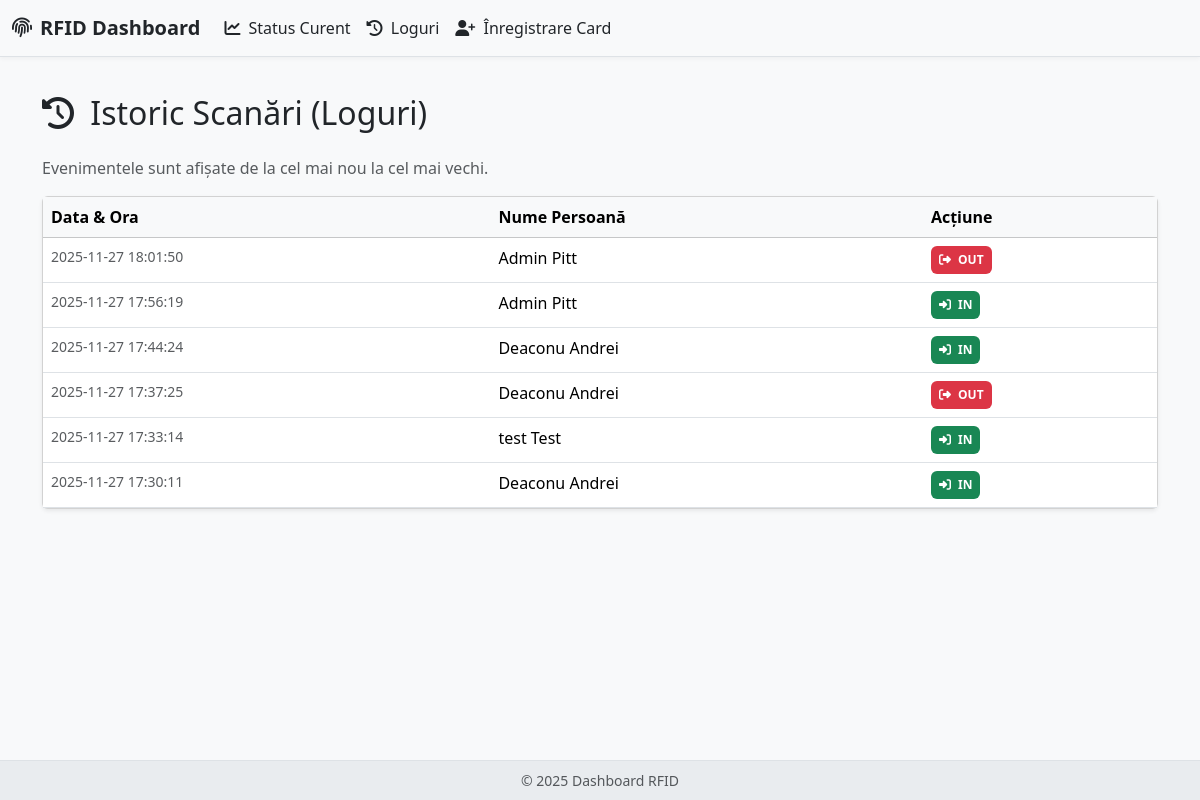
Page /logs on the earlier database version.
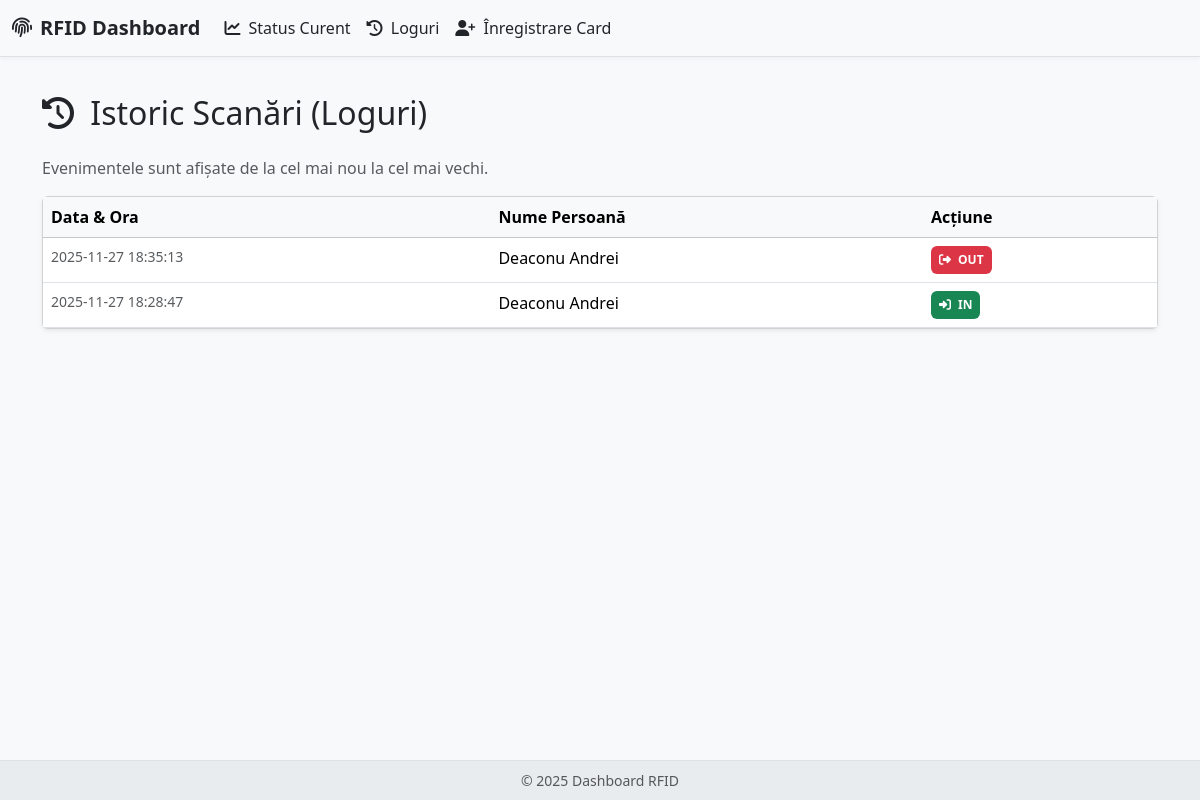
Same page on the later database version.
### app.py (models this page shows, shortened)
class Log(db.Model):
    __tablename__ = 'log'
    id = db.Column(db.Integer, primary_key=True)
    person_id = db.Column(db.Integer, db.ForeignKey('person.id'), nullable=False)
    timestamp = db.Column(db.DateTime, default=lambda: datetime.now(timezone.utc))
    action = db.Column(db.String(3), nullable=False)

class Person(db.Model):
    __tablename__ = 'person'
    id = db.Column(db.Integer, primary_key=True)
    uid_card = db.Column(db.String(50), unique=True, nullable=False)
    first_name = db.Column(db.String(100), nullable=False)
    last_name = db.Column(db.String(100), nullable=False)
    is_inside = db.Column(db.Boolean, default=False)
    last_action_time = db.Column(db.DateTime, default=lambda: datetime(1970, 1, 1, tzinfo=timezone.utc))
    logs = db.relationship('Log', backref='person', lazy=True)

### app.py (the view)
@app.route('/logs')
def view_logs():
    logs = Log.query.order_by(Log.timestamp.desc()).all()
    return render_template('logs.html', logs=logs)

### templates/logs.html
{% extends "base.html" %}
{% block content %}
    <h2 class="mb-4"><i class="fas fa-history me-2"></i> Istoric Scanări (Loguri)</h2>
    <p class="text-muted">Evenimentele sunt afișate de la cel mai nou la cel mai vechi.</p>
    <div class="card shadow-sm">
        <div class="card-body p-0">
            <div class="table-responsive">
                <table class="table table-hover mb-0">
                    <thead class="table-light">
                        <tr>
                            <th>Data & Ora</th>
                            <th>Nume Persoană</th>
                            <th>Acțiune</th>
                        </tr>
                    </thead>
                    <tbody>
                        {% for log in logs %}
                        <tr>
                            <td class="text-muted small">{{ log.timestamp.strftime('%Y-%m-%d %H:%M:%S') }}</td>
                            <td class="fw-medium">{{ log.person.last_name }} {{ log.person.first_name }}</td>
                            <td>
                                {% if log.action == 'IN' %}
                                    <span class="badge bg-success p-2"><i class="fas fa-sign-in-alt me-1"></i> {{ log.action }}</span>
                                {% else %}
                                    <span class="badge bg-danger p-2"><i class="fas fa-sign-out-alt me-1"></i> {{ log.action }}</span>
                                {% endif %}
                            </td>
                        </tr>
                        {% endfor %}
                    </tbody>
                </table>
            </div>
        </div>
    </div>
{% endblock %}

### templates/base.html (shortened to what this page needs)
<!doctype html>
<html lang="ro">
<head>
    <link href="https://cdn.jsdelivr.net/npm/bootstrap@5.3.3/dist/css/bootstrap.min.css" rel="stylesheet">
    <link rel="stylesheet" href="https://cdnjs.cloudflare.com/ajax/libs/font-awesome/6.5.2/css/all.min.css">
</head>
<body>
    <nav class="navbar navbar-expand-md navbar-light fixed-top bg-light border-bottom">
      <div class="container-fluid">
        <a class="navbar-brand text-dark fw-bold" href="{{ url_for('home') }}"><i class="fas fa-fingerprint me-2"></i>RFID Dashboard</a>
        <div class="collapse navbar-collapse" id="navbarNav">
          <ul class="navbar-nav me-auto mb-2 mb-md-0">
            <li class="nav-item">
              <a class="nav-link text-dark" href="{{ url_for('home') }}"><i class="fas fa-chart-line me-1"></i> Status Curent</a>
            </li>
            <li class="nav-item">
              <a class="nav-link text-dark" href="{{ url_for('view_logs') }}"><i class="fas fa-history me-1"></i> Loguri</a>
            </li>
            <li class="nav-item">
              <a class="nav-link text-dark" href="{{ url_for('register_person') }}"><i class="fas fa-user-plus me-1"></i> Înregistrare Card</a>
            </li>
          </ul>
        </div>
      </div>
    </nav>
    <main class="container py-4">
        {% block content %}{% endblock %}
    </main>
    <footer class="footer text-center text-muted small">
        &copy; 2025 Dashboard RFID
    </footer>
</body>
</html>

### templates/base.html (style rules this page uses)
body { padding-top: 70px; background-color: #f8f9fa; }
.navbar { box-shadow: 0 2px 4px rgba(0,0,0,.04); }
.footer { position: fixed; bottom: 0; width: 100%; height: 40px; line-height: 40px; background-color: #e9ecef; border-top: 1px solid #dee2e6; }
.nav-link { transition: color 0.3s; }

Differences in the rows shown:
removed Log: timestamp "2025-11-27 18:01:50", person.last_name "Admin", person.first_name "Pitt", action "OUT"
removed Log: timestamp "2025-11-27 17:56:19", person.last_name "Admin", person.first_name "Pitt", action "IN"
removed Log: timestamp "2025-11-27 17:44:24", person.last_name "Deaconu", person.first_name "Andrei", action "IN"
removed Log: timestamp "2025-11-27 17:37:25", person.last_name "Deaconu", person.first_name "Andrei", action "OUT"
changed Log: timestamp "2025-11-27 17:33:14" → "2025-11-27 18:35:13"; person.last_name "test" → "Deaconu"; person.first_name "Test" → "Andrei"; action "IN" → "OUT"
changed Log "IN": timestamp "2025-11-27 17:30:11" → "2025-11-27 18:28:47"
